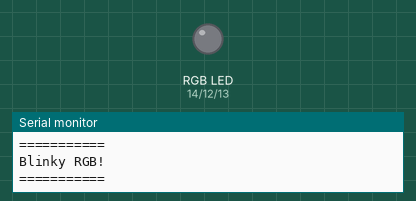
This program was run on a simulated ESP32. Shown: an RGB LED mixed from three pins (HIGH = lit), the last lines printed to the serial monitor.

Above: at 0.5 s.
At 1.5 s:
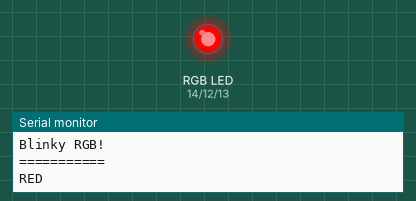
At 3.5 s:
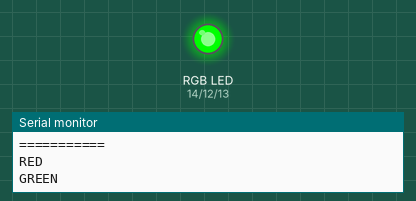
At 5.5 s:
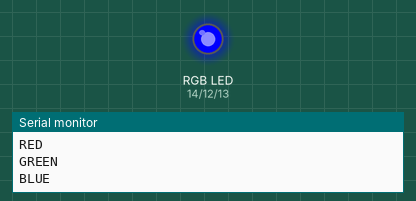
Timing chart, 0 to 7.8 s (numbered marks = the images above):
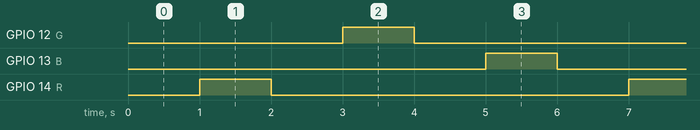

The program:

main.cpp
```cpp
#include "esp_system.h"
#include "freertos/FreeRTOS.h"
#include "freertos/task.h"

extern "C"
{
    void app_main(void);
}
const gpio_num_t R = GPIO_NUM_14;
const gpio_num_t G = GPIO_NUM_12;
const gpio_num_t B = GPIO_NUM_13;

void app_main()
{
    printf("\n===========\n");
    printf("Blinky RGB!\n");
    printf("===========\n");

    gpio_pad_select_gpio(R);
    gpio_set_direction(R, GPIO_MODE_OUTPUT);
    gpio_pad_select_gpio(G);
    gpio_set_direction(G, GPIO_MODE_OUTPUT);
    gpio_pad_select_gpio(B);
    gpio_set_direction(B, GPIO_MODE_OUTPUT);

    while (true)
    {
        vTaskDelay(1000 / portTICK_PERIOD_MS);
        printf("RED\n");
        gpio_set_level(R, 1);
        vTaskDelay(1000 / portTICK_PERIOD_MS);
        gpio_set_level(R, 0);
        vTaskDelay(1000 / portTICK_PERIOD_MS);
        printf("GREEN\n");
        gpio_set_level(G, 1);
        vTaskDelay(1000 / portTICK_PERIOD_MS);
        gpio_set_level(G, 0);
        vTaskDelay(1000 / portTICK_PERIOD_MS);
        printf("BLUE\n");
        gpio_set_level(B, 1);
        vTaskDelay(1000 / portTICK_PERIOD_MS);
        gpio_set_level(B, 0);
    }
}
```

Measured:
- by itself, GPIO 12 (G), GPIO 13 (B), GPIO 14 (R): alternates HIGH for 1.0 s and LOW for 5.0 s
- by itself, everything shown: repeats every 6.0 s, in 6 steps
